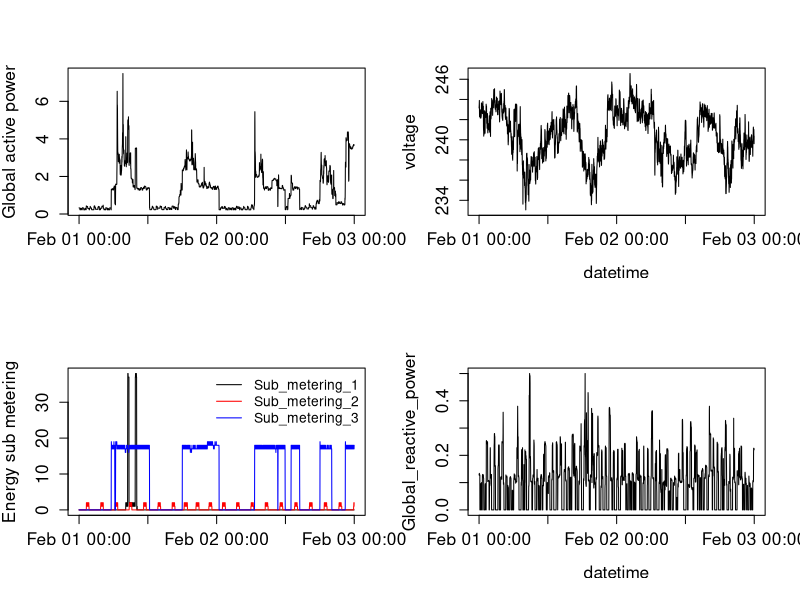

Generate this figure with R:
# Read filtered data & produce plot 4

df1 <- read.table("filtered.txt", 
                  header = T,
                  sep=" ",
                  stringsAsFactors = F
)

library(dplyr)
df1$DateTime <- as.POSIXct(paste(df1$Date, df1$Time), format="%d/%m/%Y %H:%M:%S")
df1 <- df1 %>% select(-(Date:Time))

png(file = "plot4.png", width = 480, height = 480, res = 72)
par(mfrow=c(2,2))

plot(
  df1$DateTime,
  df1$Global_active_power,
  type = "l",
  xlab = "",
  ylab = "Global active power",
  cex.lab=1.25, cex.axis=1.25
)

plot(
  df1$DateTime,
  df1$Voltage,
  type = "l",
  xlab = "datetime",
  ylab = "voltage",
  cex.lab=1.25, cex.axis=1.25
)

plot(
  df1$DateTime,
  df1$Sub_metering_1,
  type = "l",
  xlab = "",
  ylab = "Energy sub metering",
  cex.lab=1.25, cex.axis=1.25
)
lines(df1$DateTime, df1$Sub_metering_2, col = "red")
lines(df1$DateTime, df1$Sub_metering_3, col = "blue")
legend(
  "topright",
  col = c("black", "red", "blue"),
  legend = c("Sub_metering_1", "Sub_metering_2", "Sub_metering_3"),
  lwd = 1, bty = "n"
)

plot(
  df1$DateTime,
  df1$Global_reactive_power,
  type = "l",
  xlab = "datetime",
  ylab = "Global_reactive_power",
  cex.lab=1.25, cex.axis=1.25
)

dev.off()